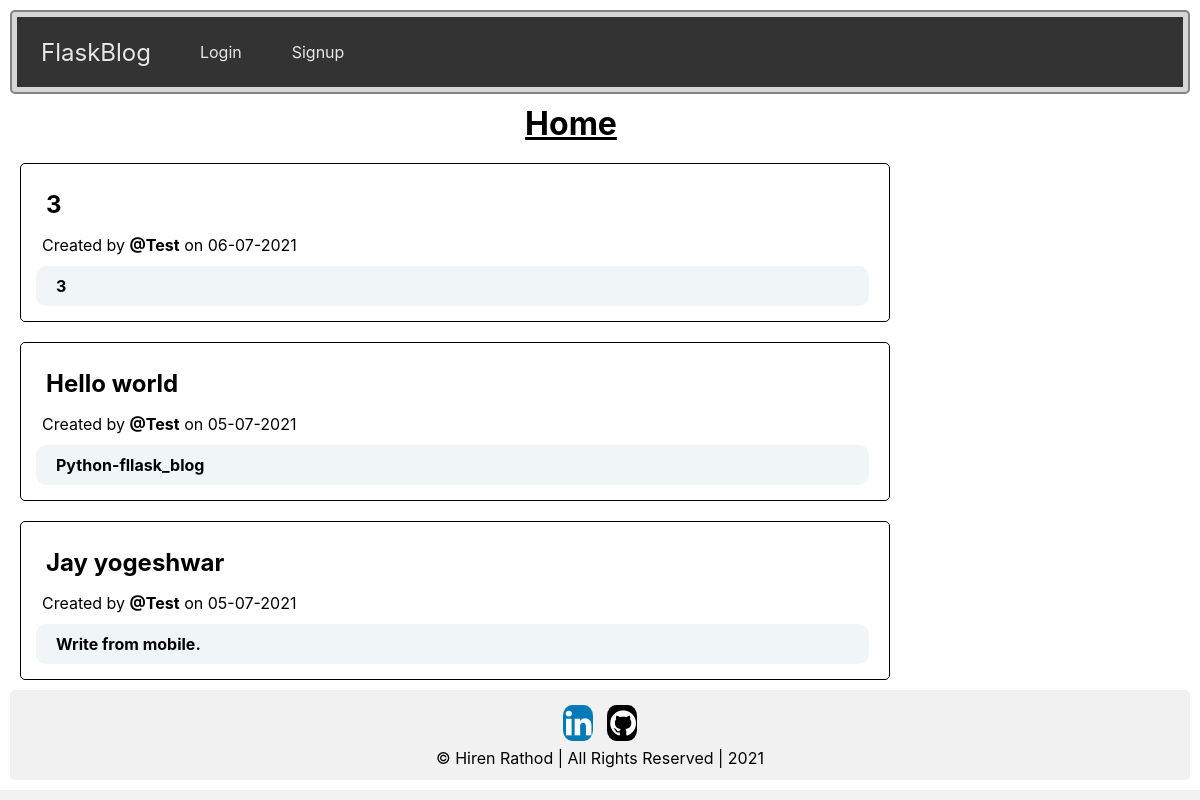
Page /home on the earlier database version.
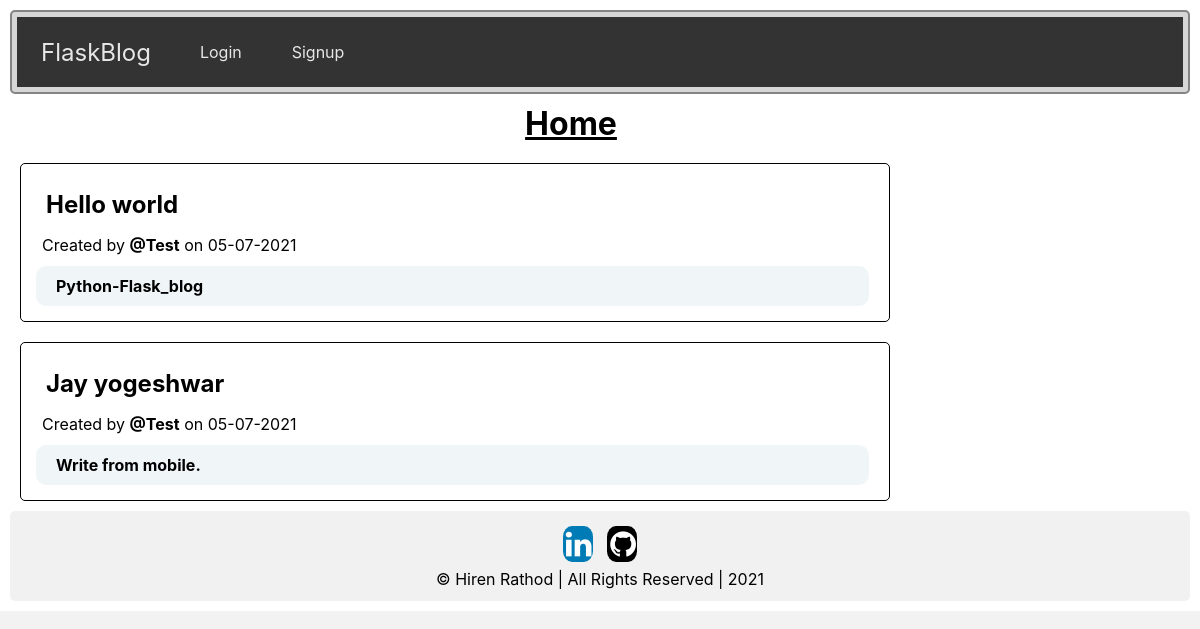
Same page on the later database version.
### website/models.py (models this page shows)
class Post(db.Model):
    id = db.Column(db.Integer, primary_key=True)
    title = db.Column(db.String(100), nullable= False)
    content = db.Column(db.String(5000), nullable= False)
    created = db.Column(db.DateTime, default=datetime.now())
    user_id = db.Column(db.Integer, db.ForeignKey('user.id'), nullable= False)

class User(db.Model,UserMixin) :
    id = db.Column(db.Integer, primary_key= True)
    name = db.Column(db.String(150), nullable= False)
    email = db.Column(db.String(150), unique= True, nullable= False)
    password = db.Column(db.String(150), nullable= False)
    posts = db.relationship('Post', backref= 'author')

### website/views.py (the view)
@views.route('/')
@views.route('/home')
def home():
    posts = Post.query.order_by(Post.created.desc()).all()
    return render_template('home.html',posts = posts,user=current_user)

### website/templates/home.html (shortened to what this page needs)
{% extends "base.html" %}
{% block header %}
<a href="{{ url_for('views.home') }}">
  <h1 style="text-align: center; width:75%; margin-left: 10%;">
    {% block title %}Home{% endblock %}
  </h1>
</a>
{% endblock %}
{% block content %}
{% for post in posts %}
<div class="row">
  <div class="leftcolumn">
    <div class="card">
      <a href="{{ url_for('views.post', id=post.id) }}">
        <h2>{{ post.title.capitalize() }}</h2>
      </a>
      <p>Created by <strong>@{{ post.author.name.capitalize() }}</strong> on {{ post.created.strftime('%d-%m-%Y') }}</p>
      <h4 class="content">
        {{ post.content }}
      </h4>
    </div>
  </div>
</div>
{% endfor %}
<div class="footer">
  <a href="https://in.linkedin.com/in/hiren-rathod-1b20991b6" class="fa fa-linkedin" target="blank"></a>
  <a href="https://github.com/hiren054" class="fa fa-github" target="blank"></a>
  <p>&copy Hiren Rathod | All Rights Reserved | 2021</p>
</div>
{% endblock %}

### website/templates/base.html (shortened to what this page needs)
<!DOCTYPE html>
<html lang="en">
<head>
  <link rel="stylesheet" href="https://cdnjs.cloudflare.com/ajax/libs/font-awesome/4.7.0/css/font-awesome.min.css">
  <link type="text/css" rel="stylesheet" href="{{ url_for('static', filename='/style.css') }}">
</head>
<body>
  <div class="sticky">
  <nav class="navbar">
    <a href="{{ url_for('views.home') }}" class="brand">FlaskBlog</a>
    <ul>
      {% if current_user.is_authenticated %}
      <li>
        <a href="{{ url_for('views.create') }}">New post</a>
      </li>
      <li>
        <a href="{{ url_for('auth.logout') }}">Logout</a>
      </li>
      {% else %}
      <li>
        <a href="{{ url_for('auth.login') }}">Login</a>
      </li>
      <li>
        <a href="{{ url_for('auth.signup') }}">Signup</a>
      </li>
      {% endif %}
    </ul>
  </nav>
</div>
<header>
  {% block header %}{% endblock %}
</header>
  {% block content %} {% endblock%}
</body>
</html>

### website/static/style.css (style rules this page uses)
* { box-sizing: border-box; padding: 0; margin: 0; }
body { font-family: -apple-system, BlinkMacSystemFont, 'Segoe UI', Roboto, Oxygen, Ubuntu, Cantarell, 'Open Sans', 'Helvetica Neue', sans-serif; background-color: #ffffff; padding: 10px; }
html { height: auto; background-color: #f2f2f2 ; }
a { text-decoration: none; color: #000000; transition: background-color .5s; }
.navbar { background-color: #333333; display: flex; align-items:center; }
.navbar a { color: #e7e7e7; }
.brand { color: #ffffff; }
.navbar .brand { display: block; padding: 0 24px; font-size: 24px; }
.navbar ul { margin: 0; padding: 0; list-style-type: none; display: flex; align-items:center; justify-content: flex-start; }
.navbar ul li a { color: #e7e7e7; padding: 25px; display: block; }
.footer { background-color: #f1f1f1; padding: 10px; text-align: center; }
div.sticky { position: -webkit-sticky; position: sticky; top: 0; padding: 5px; background-color: #d6d6d6; border: 2px solid #838383; }
div { border-radius: 5px; padding: 10px; }
.fa { padding: 3px; font-size: 30px; width: 30px; text-align: center; text-decoration: none; bottom: 0; margin: 5px 5px; border-radius: 30%; }
.fa-github { background: black; color: white; }
.fa-linkedin { background: #007bb5; color: white; }
p { padding: 1px; margin: 1px; }
.leftcolumn { float: left; width: 75%; border: 1px solid rgb(0, 0, 0); padding: 5px; padding-top: 1px; padding-left: 5px; padding-bottom: 5px; }
.card { background-color: white; padding: 5px; margin-top: 5px; margin-right: 10px; }
.card h2 { padding: 10px; margin: 5px; width: fit-content; transition: .2S; }
.card p { margin-bottom: 10px; margin-left: 10px; }
.card h4 { background-color: #f0f5f7; padding-left: 20px; padding-bottom: 10px; padding-top: 10px; width: auto; border-radius: 10px; margin-bottom: 5px; margin-left: 5px; margin-top: 5px ; display: block; }
.row:after { content: ""; display: table; clear: both; }
header { padding: 10px; text-decoration: underline; }
.content { color: #000000; text-transform: initial; }

Differences in the rows shown:
removed Post: title "3", author.name "Test", created "06-07-2021", content "3"
changed Post "Hello world": content "Python-fllask_blog" → "Python-Flask_blog"
